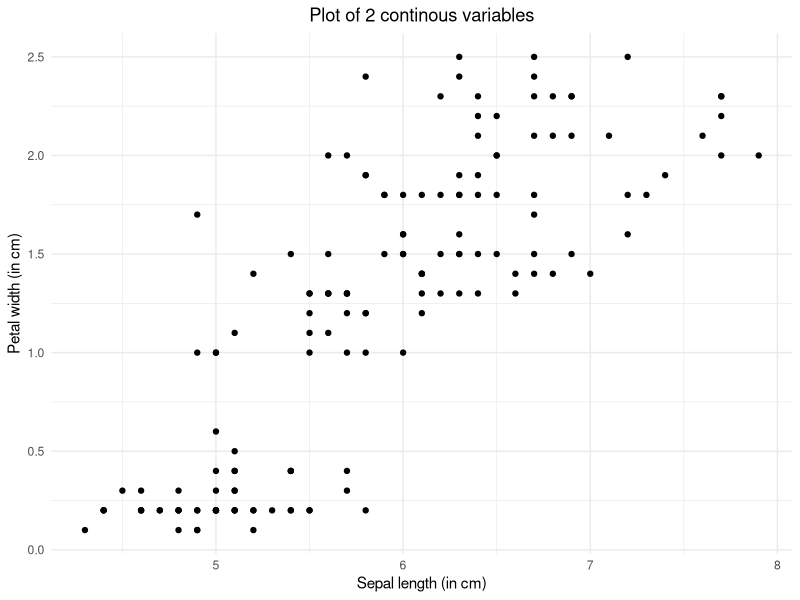
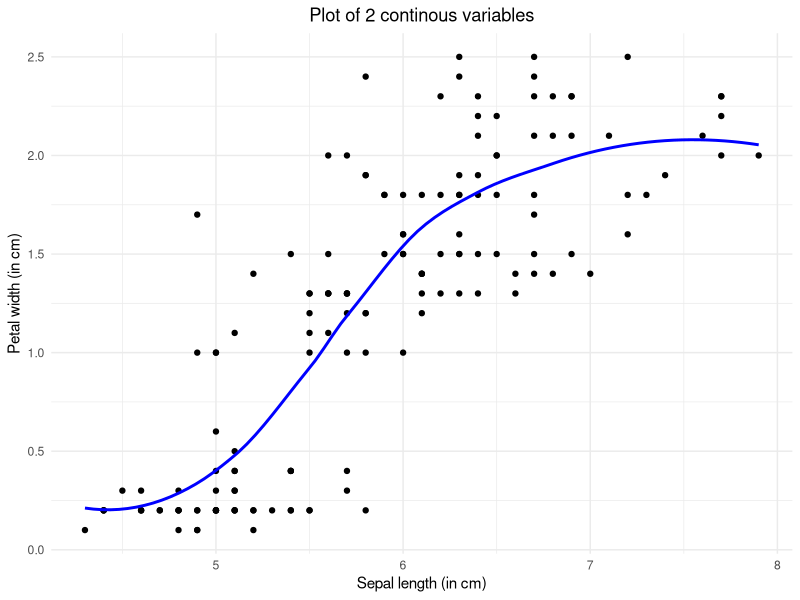
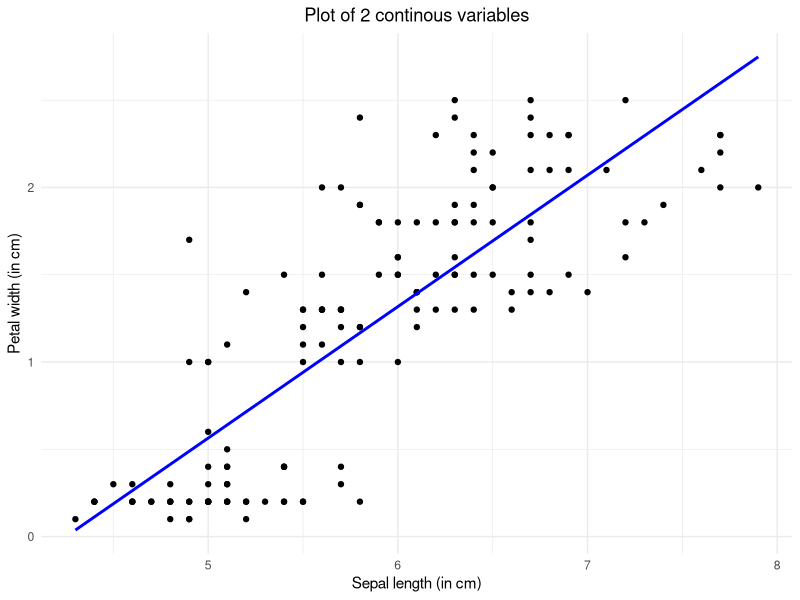

Generate these figures, in order, with R:
## ---- chunk 1
knitr::opts_chunk$set(echo = TRUE)
## ---- chunk 2
library(dplyr , warnings(FALSE))
library(magrittr)
library(ggplot2)
library(gridExtra)
## ---- chunk 3
data <- iris
head(iris)
## ---- chunk 4
ggplot(data) +
  geom_point(aes(Sepal.Length, Petal.Width)) +
  xlab("Sepal length (in cm)") +
  ylab("Petal width (in cm)") +
  labs(col = "Species") +
  theme_minimal() +
  ggtitle("Plot of 2 continous variables")  + 
  theme(plot.title = element_text(hjust = 0.5))
## ---- chunk 5
ggplot(data, aes(x = Sepal.Length, y = Petal.Width)) +
  geom_point() +
  stat_smooth(method = "loess", se=F, col = "blue") +
  xlab("Sepal length (in cm)") +
  ylab("Petal width (in cm)") +
  labs(col = "Species") +
  theme_minimal() +
  ggtitle("Plot of 2 continous variables")  + 
  theme(plot.title = element_text(hjust = 0.5))
## ---- chunk 6
# In comparison to the previous plot, we now adjust "method = "loess"" to "method = "lm"".
ggplot(data, aes(x = Sepal.Length, y = Petal.Width)) +
  geom_point() +
  stat_smooth(method = "lm", se=F, col = "blue") +
  xlab("Sepal length (in cm)") +
  ylab("Petal width (in cm)") +
  labs(col = "Species") +
  theme_minimal() +
  ggtitle("Plot of 2 continous variables")  + 
  theme(plot.title = element_text(hjust = 0.5))

## ---- chunk 7
# Specify model: outcome = petal width, predictor = sepal width
iris_model1 <- lm(Petal.Width ~ Sepal.Width,
                  data = iris)

summary(iris_model1)
## ---- chunk 8
# specify model
model1 <- lm(Sepal.Length ~ Petal.Width, 
             data = data)

# ask for summary
summary(model1)
## ---- chunk 9
# Specify additional predictors
model2 <- lm(Sepal.Length ~ Petal.Width + Petal.Length, 
             data = data)

# Ask for summary statistics again
summary(model2)

## ---- chunk 10
model3 <- lm(Sepal.Length ~ Sepal.Width + Petal.Length + Species,
             data = data)

# Ask for summary data
summary(model3)

## ---- chunk 11
AICvalues <- rbind(AIC(model1), AIC(model2))
BICvalues <- rbind(BIC(model1), BIC(model2))
MSEvalues <- rbind(mean(model1$residuals^2), 
                    mean(model2$residuals^2))

modelfitvalues <- cbind(AICvalues, BICvalues, MSEvalues)
rownames(modelfitvalues) <- c("model1", "model2")
colnames(modelfitvalues) <- c("AIC", "BIC", "MSE")
modelfitvalues 
## ---- chunk 12
anova(model1, model2)
